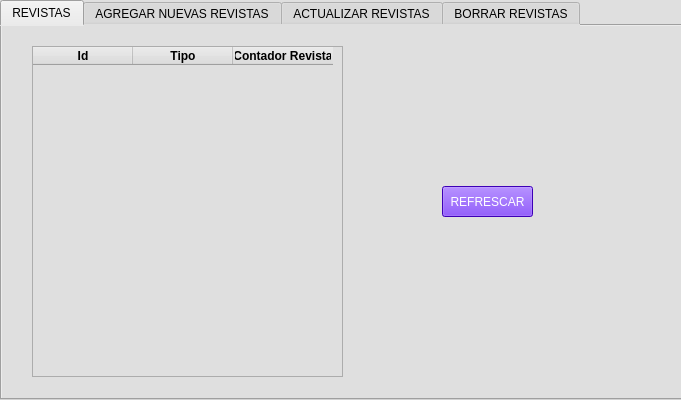
<?xml version="1.0" encoding="UTF-8"?>
<ui version="4.0">
 <class>Form</class>
 <widget class="QWidget" name="Form">
  <property name="enabled">
   <bool>true</bool>
  </property>
  <property name="geometry">
   <rect>
    <x>0</x>
    <y>0</y>
    <width>681</width>
    <height>400</height>
   </rect>
  </property>
  <property name="minimumSize">
   <size>
    <width>681</width>
    <height>400</height>
   </size>
  </property>
  <property name="windowTitle">
   <string>REGISTRO DE REVISTAS</string>
  </property>
  <property name="autoFillBackground">
   <bool>false</bool>
  </property>
  <property name="styleSheet">
   <string notr="true">background-color: rgb(223, 223, 223);</string>
  </property>
  <widget class="QTabWidget" name="tabWidget">
   <property name="enabled">
    <bool>true</bool>
   </property>
   <property name="geometry">
    <rect>
     <x>0</x>
     <y>0</y>
     <width>741</width>
     <height>400</height>
    </rect>
   </property>
   <property name="minimumSize">
    <size>
     <width>681</width>
     <height>400</height>
    </size>
   </property>
   <property name="styleSheet">
    <string notr="true">background-color: rgb(223, 223, 223);
selection-color: rgb(0, 0, 0);
color: rgb(0, 0, 0);
selection-background-color: rgb(255, 255, 255);
alternate-background-color: rgb(255, 255, 255);</string>
   </property>
   <property name="currentIndex">
    <number>0</number>
   </property>
   <widget class="QWidget" name="tab_1">
    <attribute name="title">
     <string>REVISTAS</string>
    </attribute>
    <widget class="QPushButton" name="bt_refrescar">
     <property name="geometry">
      <rect>
       <x>440</x>
       <y>160</y>
       <width>91</width>
       <height>31</height>
      </rect>
     </property>
     <property name="styleSheet">
      <string notr="true">background-color: rgb(85, 0, 255);
color: rgb(255, 255, 255);
font: 75 10pt &quot;MS Shell Dlg 2&quot;;</string>
     </property>
     <property name="text">
      <string>REFRESCAR</string>
     </property>
    </widget>
    <widget class="QTableWidget" name="tabla_revistas">
     <property name="geometry">
      <rect>
       <x>30</x>
       <y>20</y>
       <width>311</width>
       <height>331</height>
      </rect>
     </property>
     <property name="rowCount">
      <number>0</number>
     </property>
     <property name="columnCount">
      <number>3</number>
     </property>
     <column>
      <property name="text">
       <string>Id</string>
      </property>
      <property name="font">
       <font>
        <weight>75</weight>
        <bold>true</bold>
       </font>
      </property>
      <property name="textAlignment">
       <set>AlignCenter</set>
      </property>
      <property name="background">
       <color>
        <red>255</red>
        <green>0</green>
        <blue>191</blue>
       </color>
      </property>
     </column>
     <column>
      <property name="text">
       <string>Tipo</string>
      </property>
      <property name="font">
       <font>
        <weight>75</weight>
        <bold>true</bold>
       </font>
      </property>
      <property name="textAlignment">
       <set>AlignCenter</set>
      </property>
      <property name="background">
       <color>
        <red>85</red>
        <green>255</green>
        <blue>127</blue>
       </color>
      </property>
     </column>
     <column>
      <property name="text">
       <string>Contador Revista</string>
      </property>
      <property name="font">
       <font>
        <weight>75</weight>
        <bold>true</bold>
       </font>
      </property>
      <property name="textAlignment">
       <set>AlignCenter</set>
      </property>
      <property name="background">
       <color>
        <red>255</red>
        <green>248</green>
        <blue>53</blue>
       </color>
      </property>
     </column>
    </widget>
   </widget>
   <widget class="QWidget" name="tab_2">
    <attribute name="title">
     <string>AGREGAR NUEVAS REVISTAS</string>
    </attribute>
    <widget class="QPushButton" name="bt_agregar">
     <property name="geometry">
      <rect>
       <x>270</x>
       <y>270</y>
       <width>75</width>
       <height>23</height>
      </rect>
     </property>
     <property name="styleSheet">
      <string notr="true">background-color: rgb(85, 0, 255);
color: rgb(255, 255, 255);
font: 75 10pt &quot;MS Shell Dlg 2&quot;;</string>
     </property>
     <property name="text">
      <string>AGREGAR</string>
     </property>
    </widget>
    <widget class="QWidget" name="layoutWidget">
     <property name="geometry">
      <rect>
       <x>190</x>
       <y>30</y>
       <width>241</width>
       <height>211</height>
      </rect>
     </property>
     <layout class="QHBoxLayout" name="horizontalLayout">
      <item>
       <layout class="QVBoxLayout" name="verticalLayout_2">
        <item>
         <widget class="QLabel" name="label_2">
          <property name="text">
           <string>ID:</string>
          </property>
         </widget>
        </item>
        <item>
         <widget class="QLabel" name="label_3">
          <property name="text">
           <string>TIPO:</string>
          </property>
         </widget>
        </item>
        <item>
         <widget class="QLabel" name="label_4">
          <property name="text">
           <string>CONTADOR REVISTA:</string>
          </property>
         </widget>
        </item>
       </layout>
      </item>
      <item>
       <layout class="QVBoxLayout" name="verticalLayout">
        <item>
         <widget class="QLineEdit" name="idA"/>
        </item>
        <item>
         <widget class="QLineEdit" name="tipoA"/>
        </item>
        <item>
         <widget class="QLineEdit" name="contador_revistaA"/>
        </item>
       </layout>
      </item>
     </layout>
    </widget>
   </widget>
   <widget class="QWidget" name="tab_3">
    <attribute name="title">
     <string>ACTUALIZAR REVISTAS</string>
    </attribute>
    <widget class="QPushButton" name="bt_actualizar">
     <property name="geometry">
      <rect>
       <x>380</x>
       <y>290</y>
       <width>91</width>
       <height>21</height>
      </rect>
     </property>
     <property name="styleSheet">
      <string notr="true">background-color: rgb(85, 0, 255);
color: rgb(255, 255, 255);
font: 75 10pt &quot;MS Shell Dlg 2&quot;;</string>
     </property>
     <property name="text">
      <string>ACTUALIZAR</string>
     </property>
    </widget>
    <widget class="QLineEdit" name="id_revista">
     <property name="geometry">
      <rect>
       <x>50</x>
       <y>140</y>
       <width>180</width>
       <height>20</height>
      </rect>
     </property>
    </widget>
    <widget class="QLabel" name="label_13">
     <property name="geometry">
      <rect>
       <x>80</x>
       <y>90</y>
       <width>131</width>
       <height>39</height>
      </rect>
     </property>
     <property name="text">
      <string>INGRESE EL ID DEL LIBRO</string>
     </property>
    </widget>
    <widget class="QPushButton" name="id_buscar">
     <property name="geometry">
      <rect>
       <x>100</x>
       <y>180</y>
       <width>75</width>
       <height>23</height>
      </rect>
     </property>
     <property name="styleSheet">
      <string notr="true">background-color: rgb(255, 255, 255);</string>
     </property>
     <property name="text">
      <string>BUSCAR</string>
     </property>
    </widget>
    <widget class="QWidget" name="layoutWidget_2">
     <property name="geometry">
      <rect>
       <x>310</x>
       <y>40</y>
       <width>241</width>
       <height>211</height>
      </rect>
     </property>
     <layout class="QHBoxLayout" name="horizontalLayout_2">
      <item>
       <layout class="QVBoxLayout" name="verticalLayout_3">
        <item>
         <widget class="QLabel" name="label_5">
          <property name="text">
           <string>ID:</string>
          </property>
         </widget>
        </item>
        <item>
         <widget class="QLabel" name="label_6">
          <property name="text">
           <string>TIPO:</string>
          </property>
         </widget>
        </item>
        <item>
         <widget class="QLabel" name="label_7">
          <property name="text">
           <string>CONTADOR REVISTA:</string>
          </property>
         </widget>
        </item>
       </layout>
      </item>
      <item>
       <layout class="QVBoxLayout" name="verticalLayout_4">
        <item>
         <widget class="QLineEdit" name="id_actualizar"/>
        </item>
        <item>
         <widget class="QLineEdit" name="tipo_actualizar"/>
        </item>
        <item>
         <widget class="QLineEdit" name="contador_revista_actualizar"/>
        </item>
       </layout>
      </item>
     </layout>
    </widget>
   </widget>
   <widget class="QWidget" name="tab_4">
    <attribute name="title">
     <string>BORRAR REVISTAS</string>
    </attribute>
    <widget class="QPushButton" name="borrar_ok">
     <property name="geometry">
      <rect>
       <x>440</x>
       <y>190</y>
       <width>91</width>
       <height>23</height>
      </rect>
     </property>
     <property name="styleSheet">
      <string notr="true">background-color: rgb(255, 0, 127);</string>
     </property>
     <property name="text">
      <string>Consultar</string>
     </property>
    </widget>
    <widget class="QLabel" name="label_18">
     <property name="geometry">
      <rect>
       <x>370</x>
       <y>130</y>
       <width>31</width>
       <height>16</height>
      </rect>
     </property>
     <property name="text">
      <string>ID:</string>
     </property>
    </widget>
    <widget class="QLineEdit" name="id_borrar">
     <property name="geometry">
      <rect>
       <x>410</x>
       <y>130</y>
       <width>101</width>
       <height>20</height>
      </rect>
     </property>
     <property name="text">
      <string/>
     </property>
    </widget>
    <widget class="QPushButton" name="bt_borrar">
     <property name="geometry">
      <rect>
       <x>540</x>
       <y>130</y>
       <width>75</width>
       <height>23</height>
      </rect>
     </property>
     <property name="styleSheet">
      <string notr="true">background-color: rgb(85, 0, 255);
color: rgb(255, 255, 255);
font: 75 10pt &quot;MS Shell Dlg 2&quot;;</string>
     </property>
     <property name="text">
      <string>BORRAR</string>
     </property>
    </widget>
    <widget class="QTableWidget" name="tabla_borrar">
     <property name="geometry">
      <rect>
       <x>30</x>
       <y>20</y>
       <width>301</width>
       <height>331</height>
      </rect>
     </property>
     <property name="rowCount">
      <number>0</number>
     </property>
     <property name="columnCount">
      <number>3</number>
     </property>
     <column>
      <property name="text">
       <string>Id</string>
      </property>
      <property name="font">
       <font>
        <weight>75</weight>
        <bold>true</bold>
       </font>
      </property>
      <property name="textAlignment">
       <set>AlignCenter</set>
      </property>
      <property name="background">
       <color>
        <red>255</red>
        <green>0</green>
        <blue>191</blue>
       </color>
      </property>
     </column>
     <column>
      <property name="text">
       <string>Tipo</string>
      </property>
      <property name="font">
       <font>
        <weight>75</weight>
        <bold>true</bold>
       </font>
      </property>
      <property name="textAlignment">
       <set>AlignCenter</set>
      </property>
      <property name="background">
       <color>
        <red>85</red>
        <green>255</green>
        <blue>127</blue>
       </color>
      </property>
     </column>
     <column>
      <property name="text">
       <string>Contador Revista</string>
      </property>
      <property name="font">
       <font>
        <weight>75</weight>
        <bold>true</bold>
       </font>
      </property>
      <property name="textAlignment">
       <set>AlignCenter</set>
      </property>
      <property name="background">
       <color>
        <red>255</red>
        <green>248</green>
        <blue>53</blue>
       </color>
      </property>
     </column>
    </widget>
   </widget>
  </widget>
 </widget>
 <resources/>
 <connections/>
</ui>
